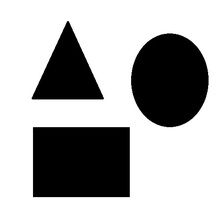
%> input picture cevre_ciz.jpg, 220 x 220 px, shrunk from 500 x 500 before the run
$ octave --eval "result = cevre_ciz;"   (GNU Octave 9; MATLAB toolbox functions it lacks are replaced by stand-ins)
%> lines starting %> are read from the running program, lines starting %| are printed output that depends on the picture; in (x1, y1, x2, y2) boxes, pixels count from 0 and x2, y2 are one past the last pixel; in counts of white or black regions, pixels touching at a corner belong together; the program's own positions count from 1
function yeni= cevre_ciz()
resim=imread('cevre_ciz.jpg'); %resim oku
%> resim is the input picture: size 220x220x3 uint8; min 0, max 255, mean 173.9
resim=im2bw(resim); %siyah-beyaza cevir
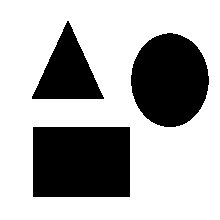
%> resim: size 220x220 logical; 68.2% white; 3 black regions, box (x1, y1, x2, y2) and area: (33, 127, 130, 197) 6790, (131, 33, 209, 127) 5701, (32, 21, 104, 99) 2895
yeni=ones(size(resim)); %bembeyaz yeni resim olustur
    for i=1:size(resim,1)
        for j=1:size(resim,2)
            piksel=resim(i,j);%i,j konumundaki piksel degerini aldik
            if piksel==0 % 0 ise objenin parcasidir
                for k=i-1:i+1
                    for m=j-1:j+1
                        komsu=resim(k,m); %komsu piksellerin degerlerini s齬ayla aldik
                        if komsu==1 %komsu beyaz ise kenardir
                            yeni(i,j)=0; %yeni resme kenari yazdir
                        end
                    end
                end
            end
        end
    end
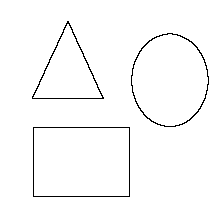
%> yeni: size 220x220 double; values 0 (black) and 1 (white), 98% white; black in thin lines or dots, all inside (x1, y1, x2, y2) = (32, 21, 209, 197)
%> after the loop, komsu = true

figure %yeni pencere ac
subplot(1,2,1);% 1 satir 2 sutundan olusan ciktinin 1. parcasini yazacam
imshow(resim);
subplot(1,2,2);
imshow(yeni);

end
